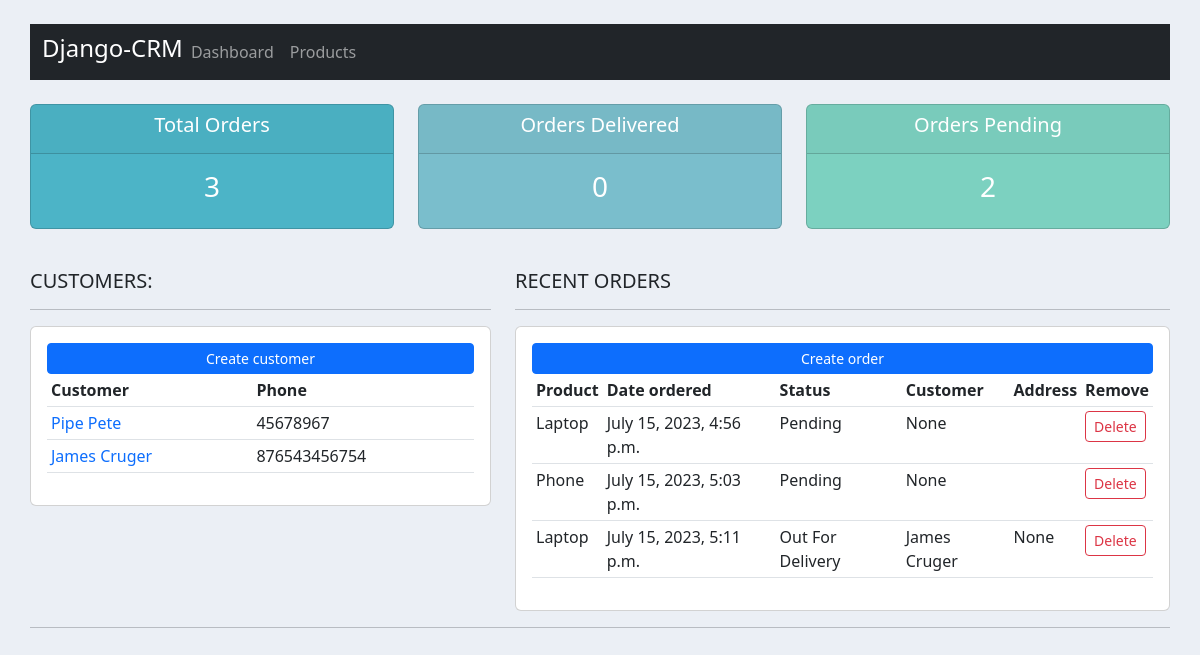
The app's page /, older data.
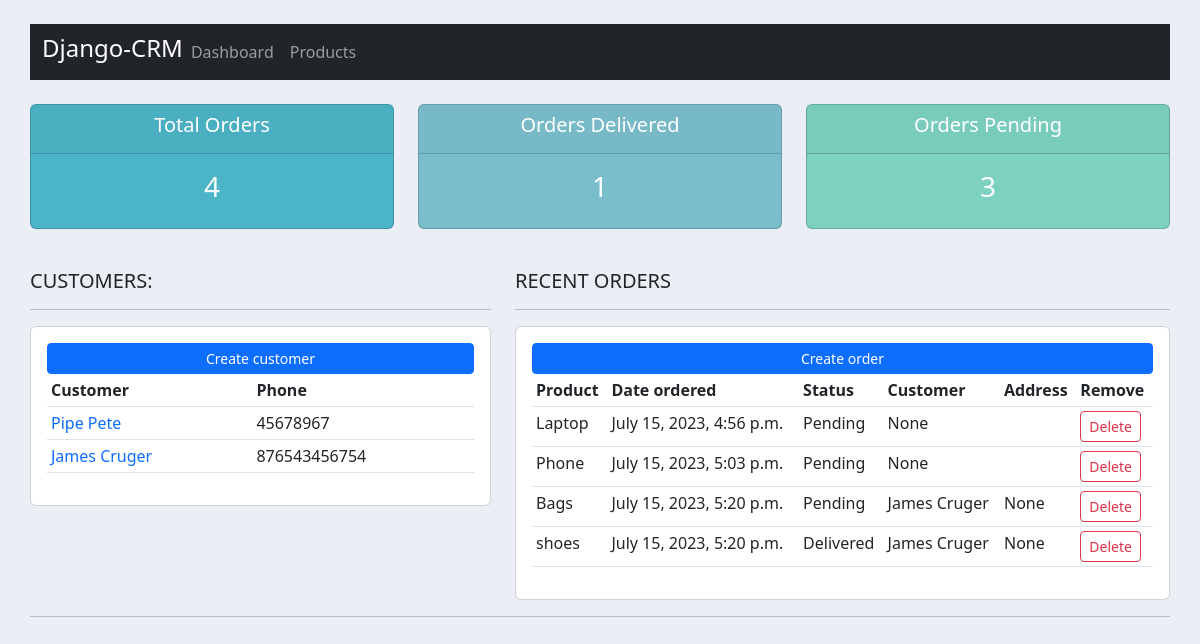
The same page, newer data.
### accounts/models.py (models this page shows, shortened)
class Customer(models.Model):
    name = models.CharField(max_length=200,null=True)
    phone = models.CharField(max_length=200,null=True)
    email = models.CharField(max_length=200,null=True)
    address = models.CharField(max_length=200,null=True)
    date_created = models.DateTimeField(auto_now_add=True,null=True)
    def __str__(self):
        return self.name

class Order(models.Model):
    STATUS = (
        ('Pending','Pending'),
        ('Out For Delivery','Out For Delivery'),
        ('Delivered','Delivered'),
    )
    customer = models.ForeignKey(Customer,null=True,on_delete=models.SET_NULL)
    product = models.ForeignKey(Product,null=True,on_delete=models.SET_NULL)
    date_created = models.DateTimeField(auto_now_add=True,null=True)
    status = models.CharField(max_length=200,null=True,choices=STATUS)

class Product(models.Model):
    CATEGORY = (
        ('Indoor','Indoor'),
        ('Outdoor','Outdoor')
    )
    name = models.CharField(max_length=200,null=True)
    price = models.FloatField(null=True)
    category = models.CharField(max_length=200,null=True,choices=CATEGORY)
    description =models.CharField(max_length=200,null=True,blank=True)
    date_created = models.DateTimeField(auto_now_add=True,null=True)
    tags = models.ManyToManyField(Tags)
    def __str__(self):
        return self.name

### accounts/views.py (the view)
# urls.py: path('',home,name='home'),
def home(request):
    customers = Customer.objects.all()
    orders = Order.objects.all()
    total_customers = customers.count()
    total_orders = orders.count()
    delivered = orders.filter(status='Delivered').count()
    pending = orders.filter(status='Pending').count()
    context = {'orders':orders,'customers':customers,'total_customers':total_customers,
               'total_orders':total_orders,'delivered':delivered,'pending':pending}
    return render(request,'accounts/dashboard.html',context)

### accounts/templates/accounts/dashboard.html
{% extends 'accounts/main.html' %}
{% block content %}
{% include 'accounts/status.html' %}
<br>
<div class="row">
    <div class="col-md-5">
        <h5>CUSTOMERS:</h5>
        <hr>
        <div class="card card-body">
            <a href="{% url 'create-customer' %}" class="btn btn-primary btn-sm btn-block">Create customer</a>
            <table class="table table-sm">
                <tr>
                    <th>Customer</th>
                    <th>Phone</th>
                </tr>
                {% for customer in customers %}
                    <tr>
                        <td><a href="{% url 'customer_orders' customer.id %}">{{ customer.name }}</a></td>
                        <td>{{ customer.phone }}</td>
                    </tr>
                {% endfor %}
            </table>
        </div>
    </div>
    <div class="col-md-7">
        <h5>RECENT ORDERS</h5>
        <hr>
        <div class="card card-body">
            <a href="{% url 'create-order' %}" class="btn btn-primary btn-sm btn-block">Create order</a>
            <table class="table table-sm">
                <tr>
                    <th>Product</th>
                    <th>Date ordered</th>
                    <th>Status</th>
                    <th>Customer</th>
                    <th>Address</th>
                    <th>Remove</th>
                </tr>
                {% for order in orders %}
                <tr>
                    <td>{{ order.product }}</td>
                    <td>{{ order.date_created }}</td>
                    <td>{{ order.status }}</td>
                    <td>{{order.customer}}</td>
                    <td>{{order.customer.address}}</td>
                    <td>
                        <a href="{% url 'delete_order' order.id %}" class="btn btn-outline-danger btn-sm">Delete</a>
                    </td>
                </tr>
            {% endfor %}
            </table>
        </div>
    </div>
</div>
{% endblock %}

Row changes from the older to the newer data that the page shows:
removed Order: product "Laptop", date_created "July 15, 2023, 5:11 p.m.", status "Out For Delivery", customer "James Cruger", customer.address "None"
added Order: product "Bags", date_created "July 15, 2023, 5:20 p.m.", status "Pending", customer "James Cruger", customer.address "None"
added Order: product "shoes", date_created "July 15, 2023, 5:20 p.m.", status "Delivered", customer "James Cruger", customer.address "None"
Text that changed along with them:
{{ total_orders }}: "3" → "4"
{{ delivered }}: "0" → "1"
{{ pending }}: "2" → "3"
